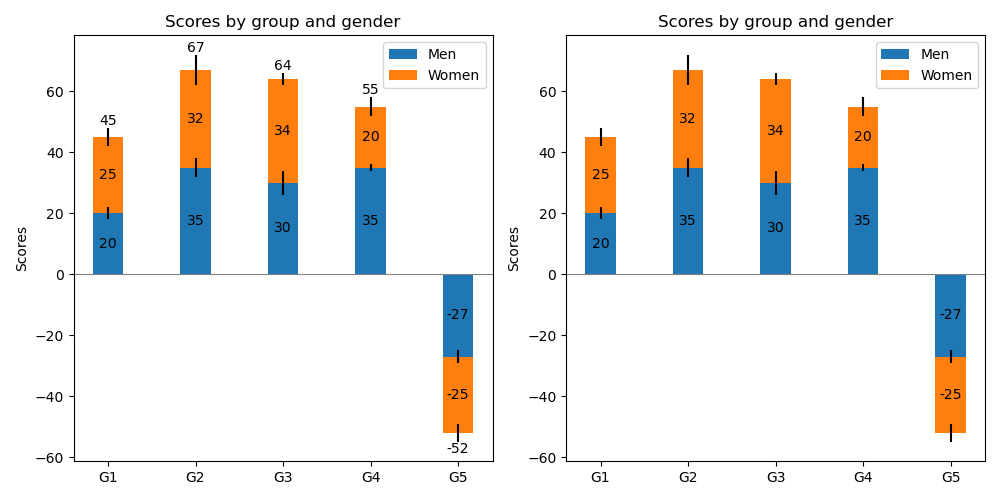

Write the Python code that produced this figure.
import matplotlib.pyplot as plt
import numpy as np

n = 5
men_means = (20, 35, 30, 35, -27)
women_means = (25, 32, 34, 20, -25)
men_std = (2, 3, 4, 1, 2)
women_std = (3, 5, 2, 3, 3)
x = np.arange(n)
width = 0.35


def main():
    # fig, ax = plt.subplots()  # 1,1のグラフを作るときは引数不要だと知らなかった。
    fig, ax = plt.subplots(1, 2, figsize=(10, 5))  # 1,1のグラフを作るときは引数不要だと知らなかった。

    draw1(ax[0])
    draw2(ax[1])

    plt.tight_layout()
    plt.savefig('main.png')
    return


def draw1(ax):
    """
    Original Version
    :param ax:
    :return:
    """
    p1 = ax.bar(x, men_means, width, yerr=men_std, label='Men')
    p2 = ax.bar(x, women_means, width, yerr=women_std, label='Women', bottom=men_means)

    ax.axhline(0, color='grey', linewidth=0.8)
    ax.set_ylabel('Scores')
    ax.set_title('Scores by group and gender')
    ax.set_xticks(x, labels=[f'G{i}' for i in range(1, 6)])
    ax.legend()

    ax.bar_label(p1, label_type='center')
    ax.bar_label(p2, label_type='center')
    ax.bar_label(p2)  # これは何？ 一番上に表示する奴？
    return ax


def draw2(ax):
    """
    Original Version
    :param ax:
    :return:
    """
    p1 = ax.bar(x, men_means, width, yerr=men_std, label='Men')
    p2 = ax.bar(x, women_means, width, yerr=women_std, label='Women', bottom=men_means)

    ax.axhline(0, color='grey', linewidth=0.8)
    ax.set_ylabel('Scores')
    ax.set_title('Scores by group and gender')
    ax.set_xticks(x, labels=[f'G{i}' for i in range(1, 6)])
    ax.legend()

    ax.bar_label(p1, label_type='center')
    ax.bar_label(p2, label_type='center')
    # ax.bar_label(p2)  # label_tyep='edge'の省略形だった。
    return ax


if __name__ == '__main__':
    main()
